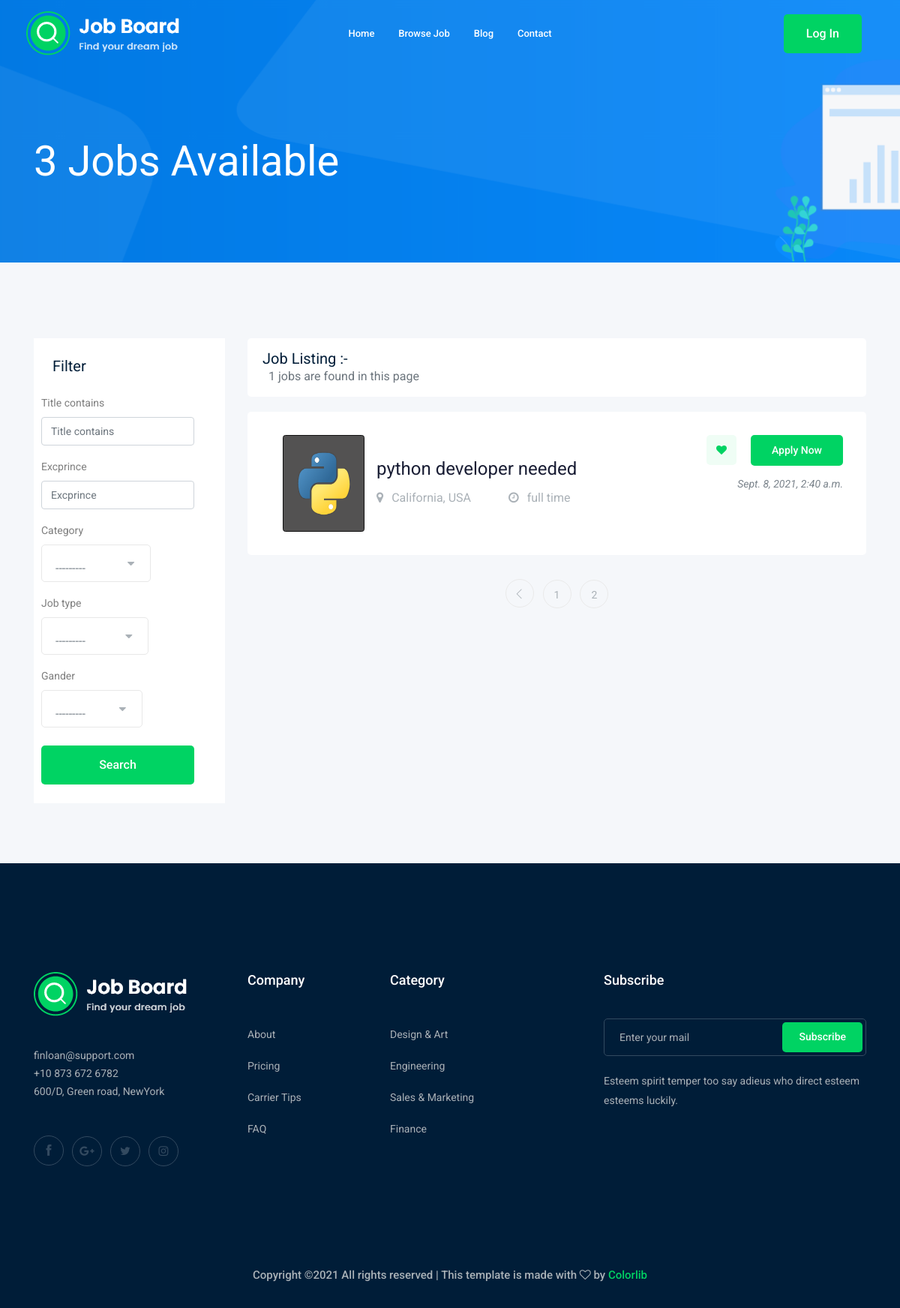
The page /jobs/?page=2 on the database as committed earlier.
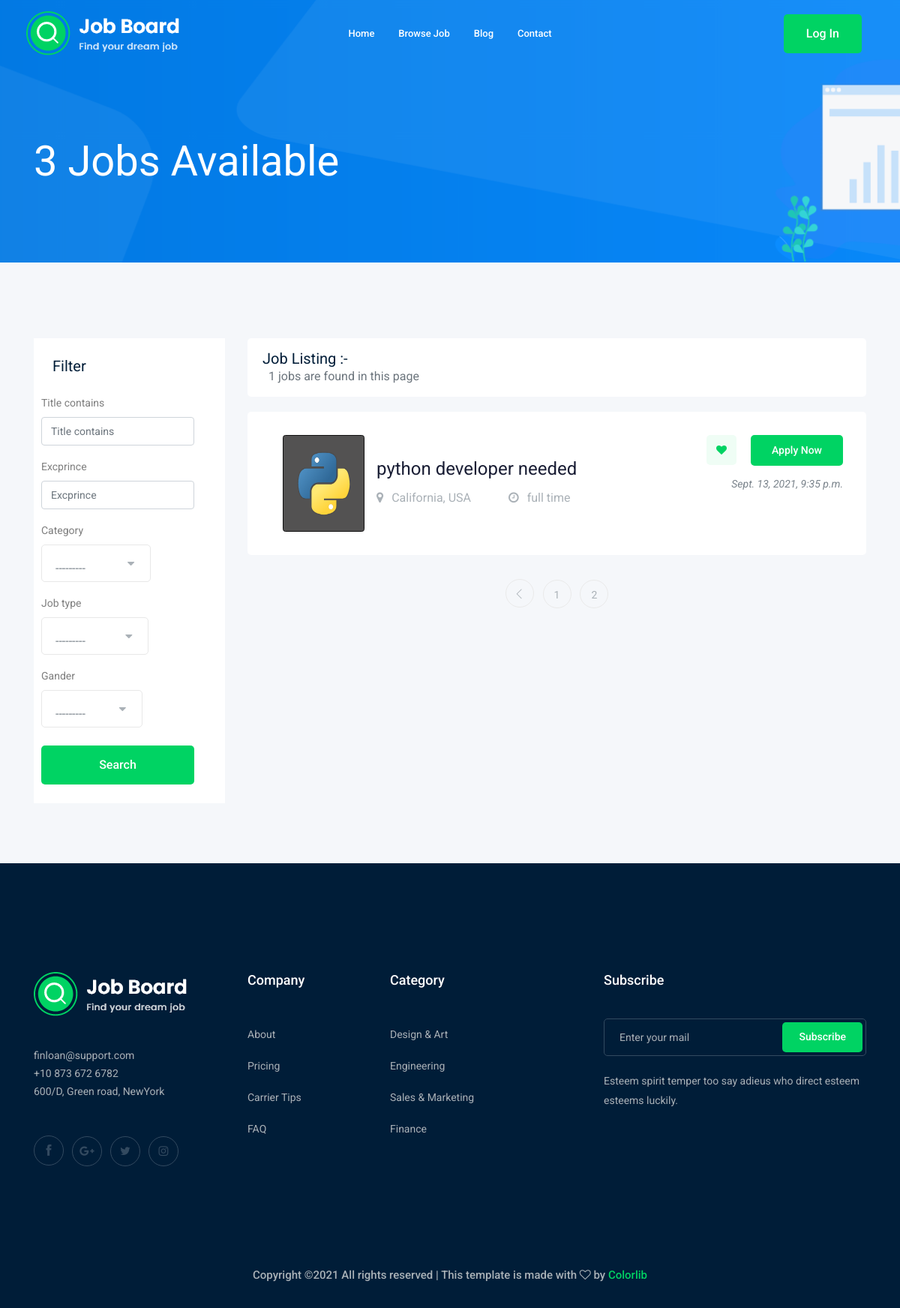
The same page on the database as committed later.
### jobs/models.py (models this page shows, shortened)
class jobs(models.Model):
    user=models.ForeignKey(User, verbose_name=("user"), on_delete=models.CASCADE)
    title=CharField(max_length=50)
    job_type=CharField(max_length=20, choices=Job_Type)
    description=models.TextField(max_length=1500)
    published_at=models.DateTimeField(auto_now=True)
    vacancy= models.IntegerField(default=1)
    salary=models.IntegerField(default=0)
    excprince =models.IntegerField(default=1)
    category=models.ForeignKey(Category,on_delete=CASCADE)
    img = models.ImageField(max_length=256, upload_to='jobs/')
    Gander=CharField(max_length=20,choices=Gander)
    slug=models.SlugField(blank=True,null=True)
    def __str__(self) -> str:
        return self.title

### jobs/views.py (the view)
# urls.py: path('',views.job_list, name='job_list'),
def job_list(request):
    job_list=jobs.objects.all()
    counter=job_list.count()
    filter=JobFilter(request.GET,queryset=job_list)
    job_list=filter.qs
    paginator = Paginator(job_list, 2)
    page_number = request.GET.get('page')
    page_obj = paginator.get_page(page_number)
    context={"jobs":page_obj,"counter":counter,'filter':filter}
    return render(request,'jobs/job_list.html',context)

### jobs/models.py (called while the page is built)
    def __str__(self) -> str:
        return self.cataegoty

### jobs/templates/jobs/job_list.html (shortened to what the changed rows need)
{% extends 'base.html' %}
{% load bootstrap4 %}
{% block bodey %}
    <div class="job_listing_area plus_padding">
        <div class="container">
            <div class="row">
                <div class="col-lg-9">
                    <div class="job_lists m-0">
                        <div class="row">
                        {% for job in jobs %}
                            <div class="col-lg-12 col-md-12">
                                <div class="single_jobs white-bg d-flex justify-content-between">
                                    <div class="jobs_left d-flex align-items-center">
                                        <div class="img-thumbnail mx-3"  >
                                            <img src="{{job.img.url}}" width="100px" height="120px" alt="">
                                        </div>
                                        <div class="jobs_conetent">
                                            <a href="{% url 'jobs:job_detalis' job.slug %}"><h4> {{job}}</h4></a>
                                            <div class="links_locat d-flex align-items-center">
                                                <div class="location ">
                                                    <p> <i class="fa fa-map-marker"></i>  California, USA</p>
                                                </div>
                                                <div class="location">
                                                    <p> <i class="fa fa-clock-o"></i>  {{job.job_type}}</p>
                                                </div>
                                            </div>
                                        </div>
                                    </div>
                                    <div class="jobs_right">
                                        <div class="apply_now">
                                            <a class="heart_mark" href="#"> <i class="fa fa-heart"></i> </a>
                                            <a href="{% url 'jobs:job_detalis' job.slug %}" class="boxed-btn3">Apply Now</a>
                                        </div>
                                        <div class="date">
                                            <p>{{job.published_at}}</p>
                                        </div>
                                    </div>
                                </div>
                            </div>
                           {% endfor %}
                        </div>
                    </div>
                </div>
            </div>
        </div>
    </div>
{% endblock bodey %}

Rows that differ between the two databases and show on the page:
changed jobs "python developer needed": published_at "Sept. 8, 2021, 2:40 a.m." → "Sept. 13, 2021, 9:35 p.m."
